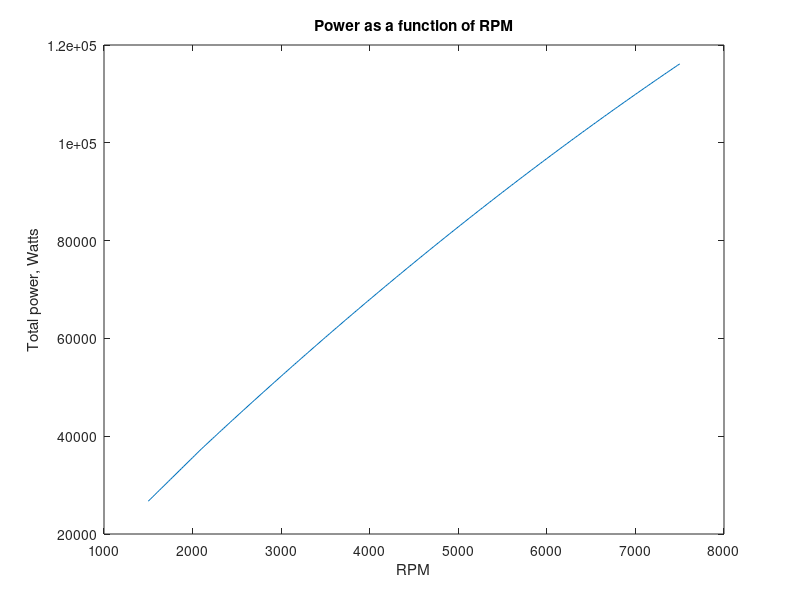
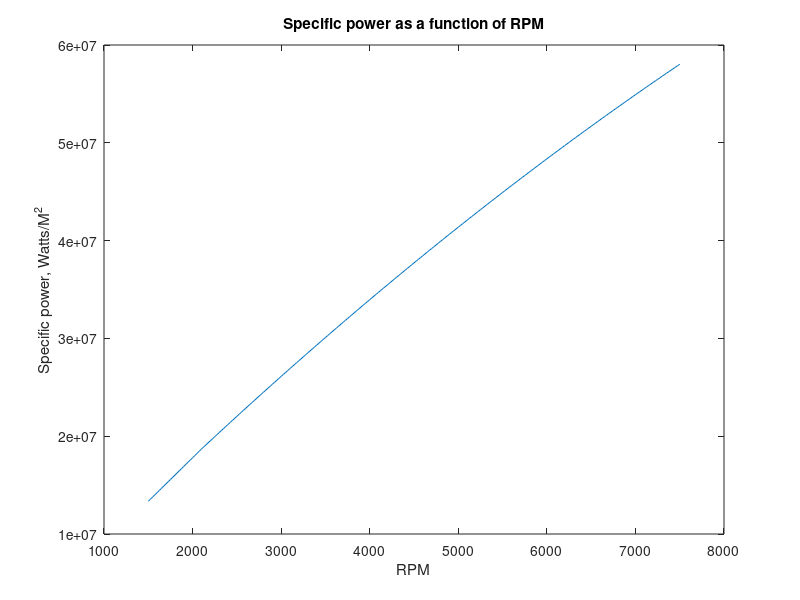
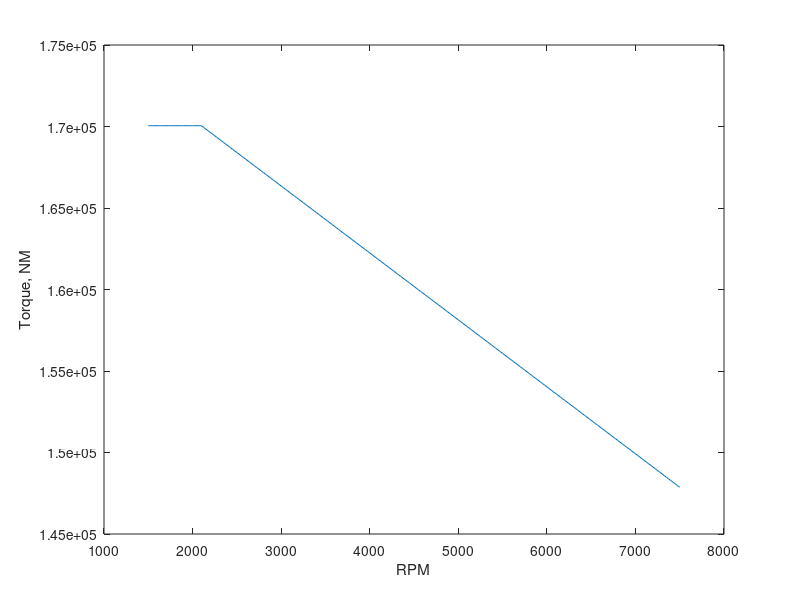
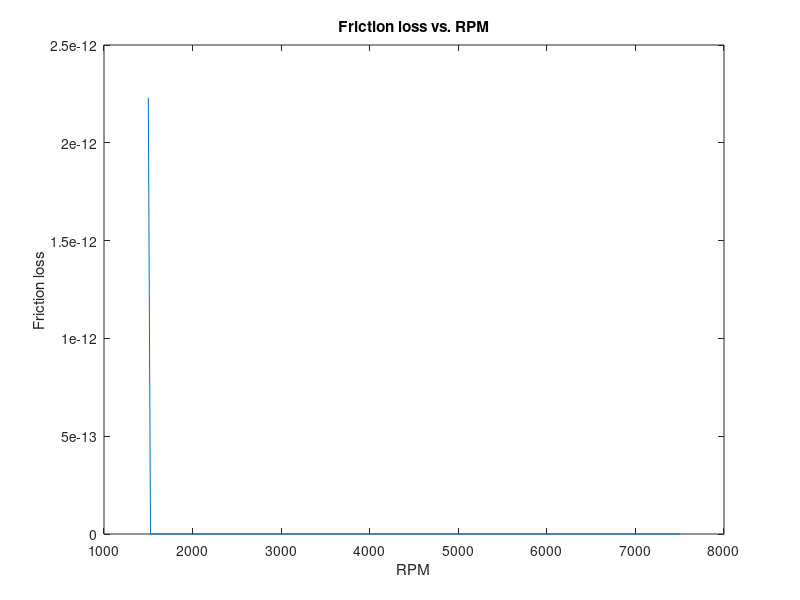

The MATLAB source for these figures, in order:
%%
clear all
close all
i = 1; 
rc = 10;
    
% Initial Conditions
p(1) = 101325;%pa
T(1) = 294; %k
gamma = 1.4;
R = 287; %j/kg*K, gas constant
Cp = R*gamma/(gamma-1); %J/kg*K
Cv = Cp-R;

%Engine Parameters
Qlhv = 42.7e6; %j/kg
f = 14.7; % air to fuel ratio
C = 6; % number of cylinders

% State 1, 
rho(1) = p(1)/(R*T(1)); %from ideal gas law

% State 2, path 2-3: isentropic compression
rho(2) = rho(1) * rc;
p(2) = p(1)* (rho(2)/rho(1))^gamma;
T(2) = p(2)/(rho(2)* R);

% State 3, path 2-3: constant volume heat addition

% combustive efficiency, from Heywood p 82
if f <= 14.7
    nc = 0.95;
end

T(3) = T(2) + nc*Qlhv/(Cp* f); 
rho(3) = rho(2);
p(3) = rho(3) * R* T(3);

% State 4
rho(4) = rho(1);
p(4) = p(3)* (rho(4)/rho(3))^ (gamma); %this is an estimate, could use refprop to find actual
T(4) = p(4)/(rho(4) * R);
j = 1;
D = .0015; %Total Displacement, m^3
% Work

Ws = Cv*((T(3)-T(2)) - (T(4)-T(1))); %Specific work per cylinder, J/kg
Ma = (D/C)*(rc/(rc-1)) * rho(1); %Mass of Air in each cylinder, kg
Wc = Ws*Ma; %Work per Cylinder, J
Wt = Wc * C; %total work, J
nv = Ma*C/(rho(1)*D);

RPM = 5000;
D_cc = 1500;

Mf = Ma/f;
Qin = Mf * Qlhv;
S = 2000; %cM/sec
N = RPM/60; %rev/sec
stroke = S/(2 * N); %cM
displacement = D_cc/6;
bore = sqrt(4 * displacement /(pi*stroke));

stroke = .0641;
bore = 1.1* stroke; 

Vd = ((pi*bore^2*stroke)/4); %meter cubes
V1  = Vd/(1-(1/rc));
Q = Qin /(p(1)*V1);

%Power
N = 5000; % RPM, Max
i = 1
%% Mechanical eff

stroke = stroke / 100;
RPM = [2100 9000];
mech_eff = [ .9 .75];
%maximum rpm
Nmax = 7000;

%mechanical efficiency assuming linear variation between Nmax and N = 2100
%rpm
nm = 0.9 + (0.75-0.9)/(Nmax-2100)*(N-2100);

stroke = stroke / 100;
for N = 1500:25:7500
    c = 6; % number of cylinder
   
    Ubar = 2*(stroke) * N/60;

    A = pi * bore * stroke/100;

    m = .17; % mm
    m = .07/1000; %m
    stroke = stroke / 100
    RPM = [2100 9000]
    mech_eff = [ .9 .75]

    %u = (8.34* 10^-5) * e^(1474/(temp - 368)
    u = 1.44E-4;
    %https://wiki.anton-paar.com/en/engine-oil/
    u = .0119;

    t = u * (Ubar / m);
    f = A * t;

    Pf(i) = 1.5 * c * Ubar * f
    
    if N<= 2100
        mechanical_eff = .9
    else
        mechanical_eff = interp1(RPM, mech_eff, N, 'linear')
    end
    Power(i) = Wt * N/120;
    P_rate(i) = .8 * Power(i); 
    P_specific(i) = mechanical_eff* Ws * N/120;
    P_cylinder(i) = P_specific(i) * Ma;
    P_total(i) = P_cylinder(i) * C;
    imep(i) = P_total(i)/1000*2*10^3/(D*1000*(N/60));
    bmep(i) = mechanical_eff*imep(i);
    %p_real(i) = ((P_total(i) - Pf(i))/(P_total(i))) * P_total(i)
    
    P_hp(i) = P_total(i)/745.699872;
    % SFC
    SFC(i) = (C * Ma/f)/(Wt); %kg/kj
    SFC_Converted(i) = SFC(i) * 3.6e9; %g/Kw-hr
    Torque(i) = 9548.8 * P_total(i)/N;
    
    i = i + 1;
end

figure 
plot(1500:25:7500, P_total);
xlabel('RPM')
ylabel('Total power, Watts')
title('Power as a function of RPM')

figure 
plot(1500: 25:7500, P_specific);
xlabel('RPM')
ylabel('Specific power, Watts/M^2')
title('Specific power as a function of RPM')


figure 
plot(1500: 25:7500, Torque);
xlabel('RPM')
ylabel('Torque, NM')

figure 
plot(1500: 25:7500, Pf);
xlabel('RPM')
ylabel('Friction loss')
title('Friction loss vs. RPM')
%S(1, i)= refpropm('S','D',rho(1,i), 'P',p(1, i)/1e3, 'air.ppf');
%S(2, i)= refpropm('S','D',rho(2, i), 'P',p(2, i)/1e3, 'air.ppf');
%S(3, i)= refpropm('S','D',rho(3, i), 'P',p(3, i)/1e3, 'air.ppf');
%S(4, i)= refpropm('S','D',rho(4, i), 'P',p(4, i)/1e3, 'air.ppf');

figure
plot(1500:25:7500, bmep)
xlabel('RPM')
ylabel('bmep (kPa)')
title('bmep vs RPM')

%plot(P_hp(i,:),.0015 : .000050 : .0018 )
otto_eff = 1-(1/rc^(gamma-1));
o_eff = 1-(T(4)-T(1))./(T(3)-T(2));
 
%st = strcat('Displacement =  ' , num2str(.00150 + .00005*(i-1)), ' cc')
%ht = text(SFC_Converted(1, i ),9.3, st);
%set(ht, 'Rotation', 85)  
